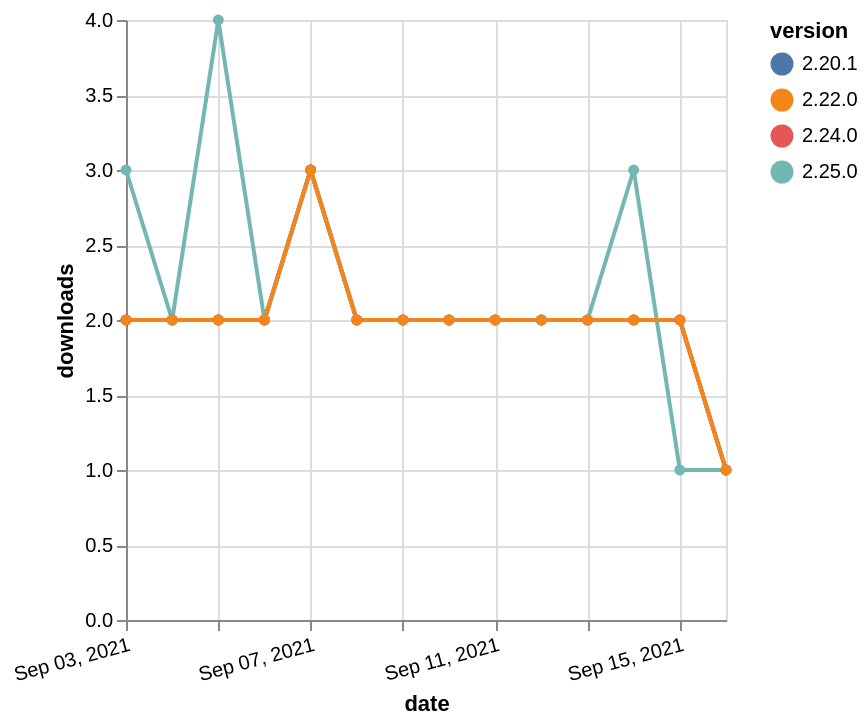

Write the Vega-Lite specification saved for this chart.
### Vega-Lite specification from a JSON file in a GitHub repository (floating-point values rounded to 4 significant figures)
{"$schema": "https://vega.github.io/schema/vega-lite/v5.json", "description": "A simple bar chart with embedded data.", "data": {"values": [{"date": "2021-09-03", "total": 1940, "delta": 2, "version": "2.20.1"}, {"date": "2021-09-04", "total": 1942, "delta": 2, "version": "2.20.1"}, {"date": "2021-09-05", "total": 1944, "delta": 2, "version": "2.20.1"}, {"date": "2021-09-06", "total": 1946, "delta": 2, "version": "2.20.1"}, {"date": "2021-09-07", "total": 1949, "delta": 3, "version": "2.20.1"}, {"date": "2021-09-08", "total": 1951, "delta": 2, "version": "2.20.1"}, {"date": "2021-09-09", "total": 1953, "delta": 2, "version": "2.20.1"}, {"date": "2021-09-10", "total": 1955, "delta": 2, "version": "2.20.1"}, {"date": "2021-09-11", "total": 1957, "delta": 2, "version": "2.20.1"}, {"date": "2021-09-12", "total": 1959, "delta": 2, "version": "2.20.1"}, {"date": "2021-09-13", "total": 1961, "delta": 2, "version": "2.20.1"}, {"date": "2021-09-14", "total": 1963, "delta": 2, "version": "2.20.1"}, {"date": "2021-09-15", "total": 1965, "delta": 2, "version": "2.20.1"}, {"date": "2021-09-16", "total": 1966, "delta": 1, "version": "2.20.1"}, {"date": "2021-09-03", "total": 1442, "delta": 2, "version": "2.24.0"}, {"date": "2021-09-04", "total": 1444, "delta": 2, "version": "2.24.0"}, {"date": "2021-09-05", "total": 1446, "delta": 2, "version": "2.24.0"}, {"date": "2021-09-06", "total": 1448, "delta": 2, "version": "2.24.0"}, {"date": "2021-09-07", "total": 1451, "delta": 3, "version": "2.24.0"}, {"date": "2021-09-08", "total": 1453, "delta": 2, "version": "2.24.0"}, {"date": "2021-09-09", "total": 1455, "delta": 2, "version": "2.24.0"}, {"date": "2021-09-10", "total": 1457, "delta": 2, "version": "2.24.0"}, {"date": "2021-09-11", "total": 1459, "delta": 2, "version": "2.24.0"}, {"date": "2021-09-12", "total": 1461, "delta": 2, "version": "2.24.0"}, {"date": "2021-09-13", "total": 1463, "delta": 2, "version": "2.24.0"}, {"date": "2021-09-14", "total": 1465, "delta": 2, "version": "2.24.0"}, {"date": "2021-09-15", "total": 1467, "delta": 2, "version": "2.24.0"}, {"date": "2021-09-16", "total": 1468, "delta": 1, "version": "2.24.0"}, {"date": "2021-09-03", "total": 981, "delta": 3, "version": "2.25.0"}, {"date": "2021-09-04", "total": 983, "delta": 2, "version": "2.25.0"}, {"date": "2021-09-05", "total": 987, "delta": 4, "version": "2.25.0"}, {"date": "2021-09-06", "total": 989, "delta": 2, "version": "2.25.0"}, {"date": "2021-09-07", "total": 992, "delta": 3, "version": "2.25.0"}, {"date": "2021-09-08", "total": 994, "delta": 2, "version": "2.25.0"}, {"date": "2021-09-09", "total": 996, "delta": 2, "version": "2.25.0"}, {"date": "2021-09-10", "total": 998, "delta": 2, "version": "2.25.0"}, {"date": "2021-09-11", "total": 1000, "delta": 2, "version": "2.25.0"}, {"date": "2021-09-12", "total": 1002, "delta": 2, "version": "2.25.0"}, {"date": "2021-09-13", "total": 1004, "delta": 2, "version": "2.25.0"}, {"date": "2021-09-14", "total": 1007, "delta": 3, "version": "2.25.0"}, {"date": "2021-09-15", "total": 1008, "delta": 1, "version": "2.25.0"}, {"date": "2021-09-16", "total": 1009, "delta": 1, "version": "2.25.0"}, {"date": "2021-09-03", "total": 1582, "delta": 2, "version": "2.22.0"}, {"date": "2021-09-04", "total": 1584, "delta": 2, "version": "2.22.0"}, {"date": "2021-09-05", "total": 1586, "delta": 2, "version": "2.22.0"}, {"date": "2021-09-06", "total": 1588, "delta": 2, "version": "2.22.0"}, {"date": "2021-09-07", "total": 1591, "delta": 3, "version": "2.22.0"}, {"date": "2021-09-08", "total": 1593, "delta": 2, "version": "2.22.0"}, {"date": "2021-09-09", "total": 1595, "delta": 2, "version": "2.22.0"}, {"date": "2021-09-10", "total": 1597, "delta": 2, "version": "2.22.0"}, {"date": "2021-09-11", "total": 1599, "delta": 2, "version": "2.22.0"}, {"date": "2021-09-12", "total": 1601, "delta": 2, "version": "2.22.0"}, {"date": "2021-09-13", "total": 1603, "delta": 2, "version": "2.22.0"}, {"date": "2021-09-14", "total": 1605, "delta": 2, "version": "2.22.0"}, {"date": "2021-09-15", "total": 1607, "delta": 2, "version": "2.22.0"}, {"date": "2021-09-16", "total": 1608, "delta": 1, "version": "2.22.0"}]}, "width": "container", "mark": {"type": "line", "point": {"filled": true}}, "encoding": {"x": {"field": "date", "type": "temporal", "timeUnit": "yearmonthdate", "title": "date", "axis": {"labelAngle": -15}}, "y": {"field": "delta", "type": "quantitative", "title": "downloads"}, "color": {"field": "version", "type": "nominal"}, "tooltip": {"field": "delta"}}}
